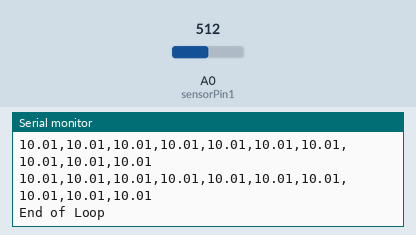
The sketch below on a simulated Arduino Uno, built with avr-gcc and run on an emulated ATmega328P. On the bench: the last lines printed to the serial monitor. The test bench sets the inputs (shaded band); at power-on: A0 (sensorPin1) = 512.

Above: at 1.2 s.
1.3 s: A0 (sensorPin1) set to 716
At 1.65 s:
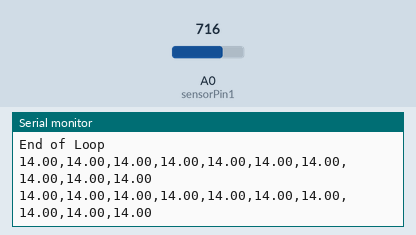
2.8 s: A0 (sensorPin1) set to 900
At 4.6 s:
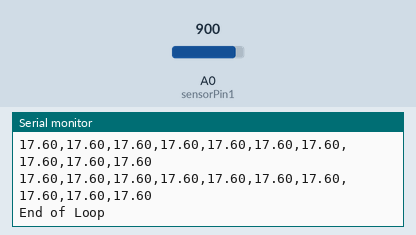
Timing chart, 0 to 6.1 s (numbered marks = the images above; inputs shaded):
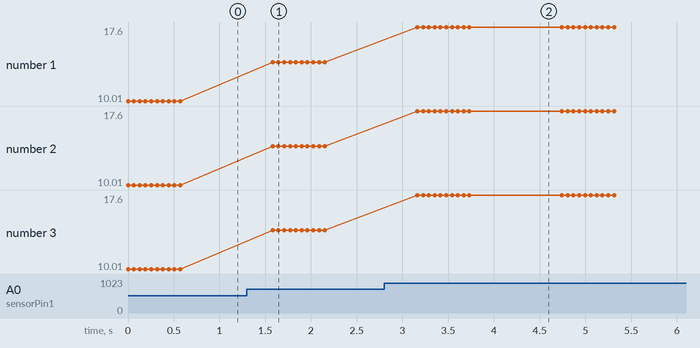

Measured:
- after the input at 1.3 s, the serial monitor: prints a new line after 0.28 s (image 1)
- after the input at 2.8 s, the serial monitor: prints a new line after 0.36 s (image 2)
- plotted number 1: 10.01 → 14 after the input at 1.3 s, 14 → 17.6 after the input at 2.8 s
- plotted number 2: 10.01 → 14 after the input at 1.3 s, 14 → 17.6 after the input at 2.8 s
- plotted number 3: 10.01 → 14 after the input at 1.3 s, 14 → 17.6 after the input at 2.8 s

The sketch:

Matrix_SmallMat.ino
```cpp
int Rmux1[4] = {9,10,11,12};
int Cmux1[4] = {4,5,6,7};
int sensorPin1 = A0;
int sigRmux1 = 13;
int sensorValue = 0;
float result = 0;

int muxChannel[10][4]={
    {0,0,0,0}, //channel 0
    {1,0,0,0}, //channel 1
    {0,1,0,0}, //channel 2
    {1,1,0,0}, //channel 3
    {0,0,1,0}, //channel 4
    {1,0,1,0}, //channel 5
    {0,1,1,0}, //channel 6
    {1,1,1,0}, //channel 7
    {0,0,0,1}, //channel 8
    {1,0,0,1}, //channel 9
};

void setup() {
  for(int i = 0; i < 4; i++) {
    pinMode(Rmux1[i], OUTPUT);
    pinMode(Cmux1[i], OUTPUT);
  }
  pinMode(sensorPin1, INPUT);
  pinMode(sigRmux1, OUTPUT);
  Serial.begin(9600);
}

void loop() {
  digitalWrite(sigRmux1, 1);
  for(int row = 0; row < 10; row++) {
    for(int temp = 0; temp < 4; temp++) {
      digitalWrite(Rmux1[temp], muxChannel[row][temp]);
    }
    for(int col = 0; col < 10; col++) {
      for(int temp = 0; temp < 4; temp++) {
        digitalWrite(Cmux1[temp], muxChannel[col][temp]);
      }
      sensorValue = analogRead(sensorPin1);
      result = (5.0 / 1023.0) * sensorValue;
      Serial.print(result*4);
      if (col < 9) Serial.print(","); // Comma between values in a row
    }
    Serial.println(); // New line after each row
  }
  digitalWrite(sigRmux1, 0);
  Serial.println("End of Loop");
  delay(1000); // Delay to avoid flooding the serial output
}
```
